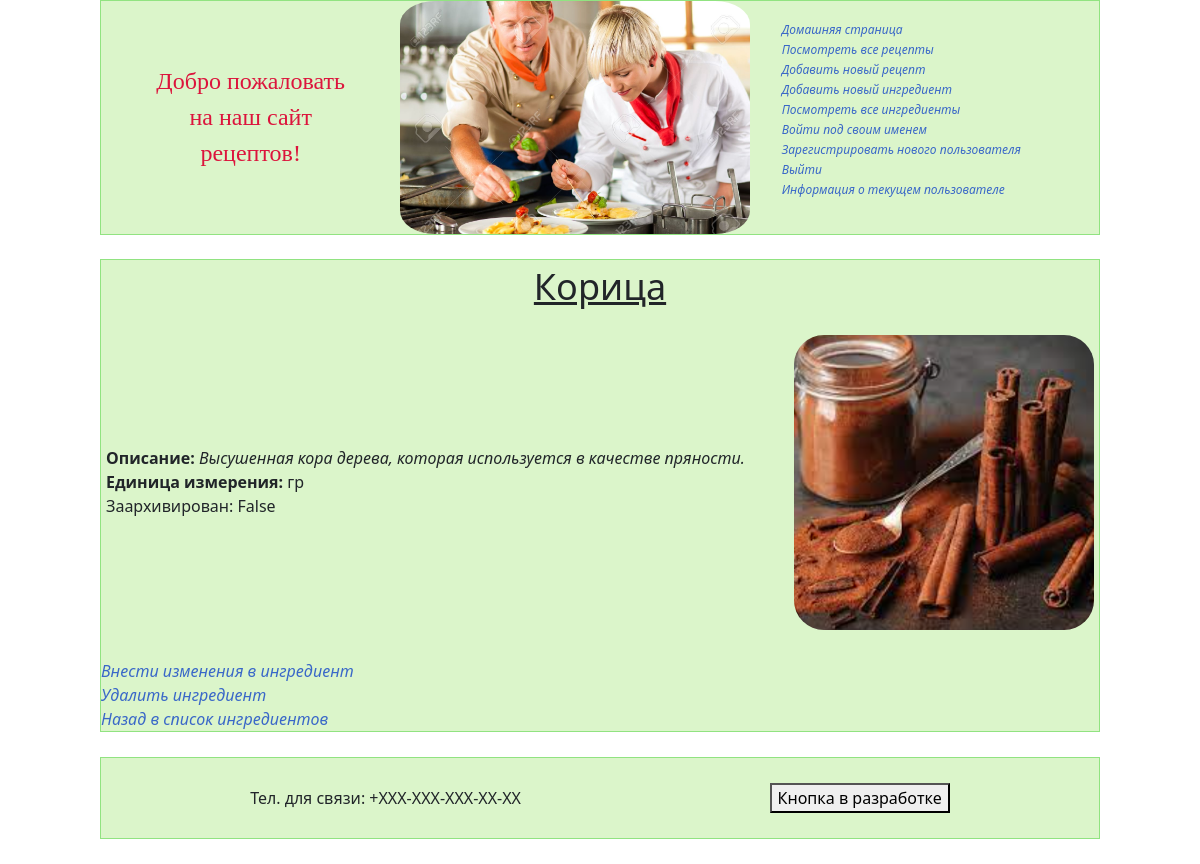
The page /ingred/29/ on the database its author committed.
### recipeapp/models.py (models this page shows, shortened)
class Ingredient(models.Model):
    class Meta:
        ordering = ["name", 'measurement_unit']
    name = models.CharField(max_length=100, db_index=True)
    description = models.TextField(null=False, blank=True, db_index=True)
    measurement_unit = models.CharField(max_length=20, default='units')
    archived = models.BooleanField(default=False)
    preview = models.ImageField(null=True, blank=True, upload_to=ingredient_preview_directory_path)

### recipeapp/views.py (the view)
# urls.py: path('ingred/<int:pk>/', IngredientDetailsView.as_view(), name='ingredient_details'),
class IngredientDetailsView(DetailView):
    template_name = 'recipeapp/ingredient-details.html'
    queryset = Ingredient.objects.prefetch_related('images')
    context_object_name = 'ingredient'

### recipeapp/templates/recipeapp/ingredient-details.html (shortened to what this page needs)
{% extends 'recipeapp/base.html' %}
{% block body %}
<div class="fixed-container">
    <p class="section-header">{{ ingredient.name }}</p>
    <div class="ingred-details">
        <div class="ingred-det-data">
            <div><b>Описание:</b> <em>{{ ingredient.description }}</em></div>
            <div><b>Единица измерения:</b> {{ ingredient.measurement_unit }}</div>
            <div>Заархивирован: {{ ingredient.archived }}</div>
        </div>
        {% if ingredient.preview %}
        <div class="ingred-det-img">
            <img src="{{ ingredient.preview.url }}" alt="{{ ingredient.preview.name }}">
        </div>
        {% endif %}
    </div>
    <br>
    <div>
        <a href="{% url 'recipeapp:ingredient_update' pk=ingredient.pk %}">Внести изменения в ингредиент</a>
    </div>
    <div>
        <a href="{% url 'recipeapp:ingredient_delete' pk=ingredient.pk %}">Удалить ингредиент</a>
    </div>
    <div>
        <a href="{% url 'recipeapp:ingredients_list' %}">Назад в список ингредиентов</a>
    </div>
</div>
{% endblock %}

### static/styles.css (style rules this page uses)
html, body { margin: 0; padding: 0; }
.fixed-container { max-width: 1000px; height: 100%; margin-left: auto; margin-right: auto; background-color: #DBF5CA; }
img { border-radius: 10%; }
.section-header { text-align: center; text-decoration: underline; font-size: 3vw; }
.ingred-details { display: flex; justify-content: space-between; align-items: top; }
.ingred-det-data { margin: 5px; align-self: center; }
.ingred-det-img { margin: 5px; align-self: center; }
.ingred-det-img img { width: 300px; max-width: 100%; height: auto; }
a { text-decoration: none; font-style: italic; color: #3967C8; }

### rows shown on the page
Ingredient: name "Корица", description "Высушенная кора дерева, которая используется в качестве пряности.", measurement_unit "гр", archived "False", preview (picture)
